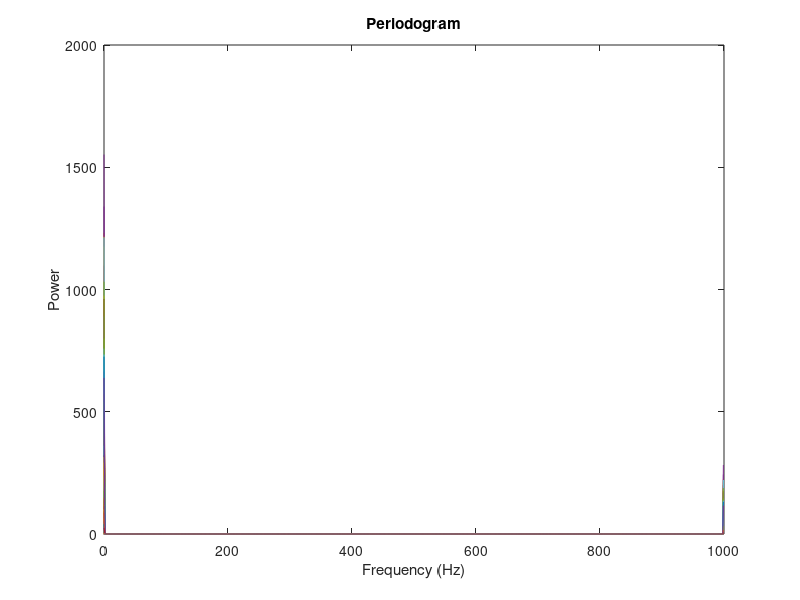

Reproduce this figure in MATLAB.
% Generate a test signal with an unknown frequency
fs = 1000; % Sampling frequency
t = 0:1/fs:1; % Time vector
f_unknown = 50; % Unknown frequency
x = sin(2*pi*f_unknown*t) + 0.5*randn(size(t)); % Test signal with noise

% Apply a Hamming window to the signal
win = hamming(length(x));
xw = x.*win;

% Compute the periodogram of the windowed signal using FFT
N = length(xw);
Pxx = abs(fft(xw)).^2/N;

% Compute the frequency vector
f = (0:N-1)*(fs/N);

% Find the frequency component with the highest power
[~,idx] = max(Pxx);
f_est = f(idx);

% Display the true and estimated frequencies
disp(['True frequency: ' num2str(f_unknown) ' Hz']);
disp(['Estimated frequency: ' num2str(f_est) ' Hz']);

% Plot the periodogram
figure;
plot(f,Pxx);
xlabel('Frequency (Hz)');
ylabel('Power');
title('Periodogram');